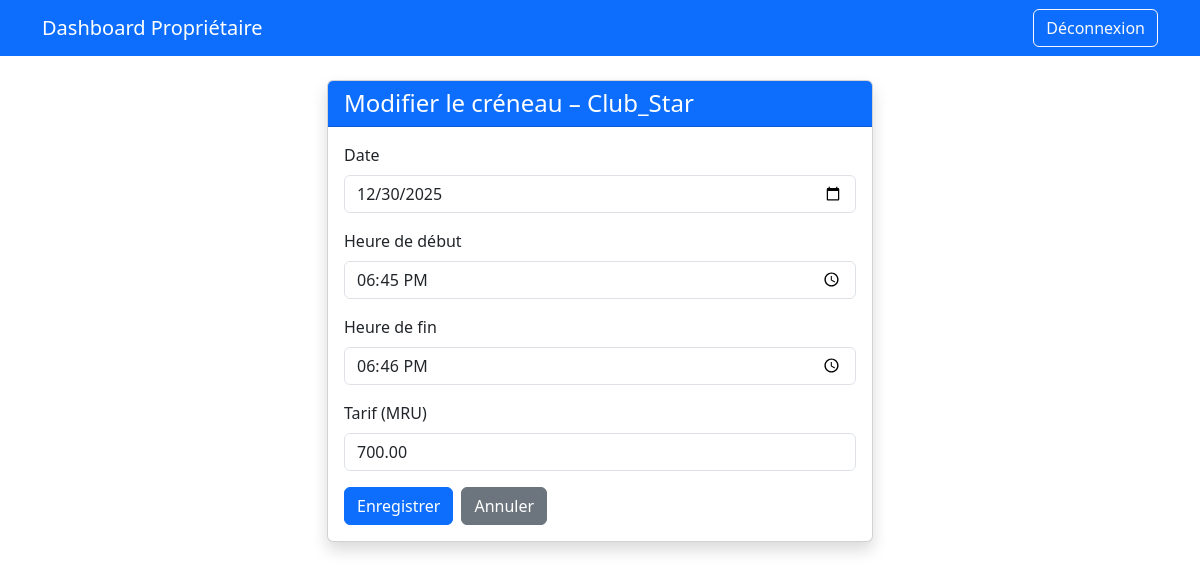
/owner/terrains/1/creneaux/3/edit/ (signed in), run on the app's committed database.
### terrains/models.py (models this page shows, shortened)
class Terrain(models.Model):
    nom = models.CharField(max_length=100)
    adresse = models.CharField(max_length=255)
    latitude = models.DecimalField(max_digits=9, decimal_places=6)
    longitude = models.DecimalField(max_digits=9, decimal_places=6)
    proprietaire = models.ForeignKey(
        User,
        on_delete=models.CASCADE,
        limit_choices_to={'type_utilisateur': User.Type.PROPRIETAIRE}
    )
    image_url = models.URLField(blank=True)
    note_moyenne = models.FloatField(default=0.0)
    valide = models.BooleanField(default=False, verbose_name="Validé par l'admin")
    date_validation = models.DateTimeField(null=True, blank=True)

class CreneauHoraire(models.Model):
    terrain = models.ForeignKey(Terrain, related_name='creneaux', on_delete=models.CASCADE)
    heure_debut = models.TimeField()
    heure_fin = models.TimeField()
    tarif = models.DecimalField(max_digits=10, decimal_places=2)
    date = models.DateField()
    disponible = models.BooleanField(default=True)
    class Meta:
        unique_together = ('terrain', 'date', 'heure_debut')
        verbose_name = "Créneau Horaire"
        verbose_name_plural = "Créneaux Horaires"

### owner/views.py (the view)
# urls.py: path('terrains/<int:terrain_id>/creneaux/<int:creneau_id>/edit/', views.creneau_update, name='creneau_edit'),
@login_required
def creneau_update(request, terrain_id, creneau_id):
    terrain = get_object_or_404(Terrain, pk=terrain_id, proprietaire=request.user)
    creneau = get_object_or_404(CreneauHoraire, pk=creneau_id, terrain=terrain)
    if request.method == 'POST':
        form = CreneauHoraireForm(request.POST, instance=creneau)
        if form.is_valid():
            form.save()
            messages.success(request, "Créneau mis à jour.")
            return redirect('owner:creneau_list', terrain_id=terrain.id)
    else:
        form = CreneauHoraireForm(instance=creneau)
    return render(request, 'owner/creneau_form.html', {
        'form': form,
        'terrain': terrain,
        'title': "Modifier le créneau"
    })

### owner/forms.py (shortened to what this page needs)
class CreneauHoraireForm(forms.ModelForm):
    class Meta:
        model = CreneauHoraire
        fields = ['date', 'heure_debut', 'heure_fin', 'tarif']
        widgets = {
            'date': forms.DateInput(attrs={'class': 'form-control', 'type': 'date'}),
            'heure_debut': forms.TimeInput(attrs={'class': 'form-control', 'type': 'time'}),
            'heure_fin': forms.TimeInput(attrs={'class': 'form-control', 'type': 'time'}),
            'tarif': forms.NumberInput(attrs={'class': 'form-control', 'step': '0.01'}),
        }

### owner/templates/owner/creneau_form.html (shortened to what this page needs)
{% extends 'owner/base.html' %}
{% block content %}
<div class="row justify-content-center">
  <div class="col-md-6">
    <div class="card shadow">
      <div class="card-header bg-primary text-white">
        <h4 class="mb-0">{{ title }} – {{ terrain.nom }}</h4>
      </div>
      <div class="card-body">
        <form method="post">
          <div class="mb-3">
            <label for="{{ form.date.id_for_label }}" class="form-label">Date</label>
            {{ form.date }}
          </div>
          <div class="mb-3">
            <label for="{{ form.heure_debut.id_for_label }}" class="form-label">Heure de début</label>
            {{ form.heure_debut }}
          </div>
          <div class="mb-3">
            <label for="{{ form.heure_fin.id_for_label }}" class="form-label">Heure de fin</label>
            {{ form.heure_fin }}
          </div>
          <div class="mb-3">
            <label for="{{ form.tarif.id_for_label }}" class="form-label">Tarif (MRU)</label>
            {{ form.tarif }}
          </div>
          <div class="d-flex gap-2">
            <button type="submit" class="btn btn-primary">Enregistrer</button>
            <a href="{% url 'owner:creneau_list' terrain.id %}" class="btn btn-secondary">Annuler</a>
          </div>
        </form>
      </div>
    </div>
  </div>
</div>
{% endblock %}

### data on the page
Terrain: nom "Club_Star"
CreneauHoraire: date "12/30/2025", heure_debut "18:45:00", heure_fin "18:46:00", tarif "700.00"

### other printed values
{{ title }} "Modifier le créneau"
